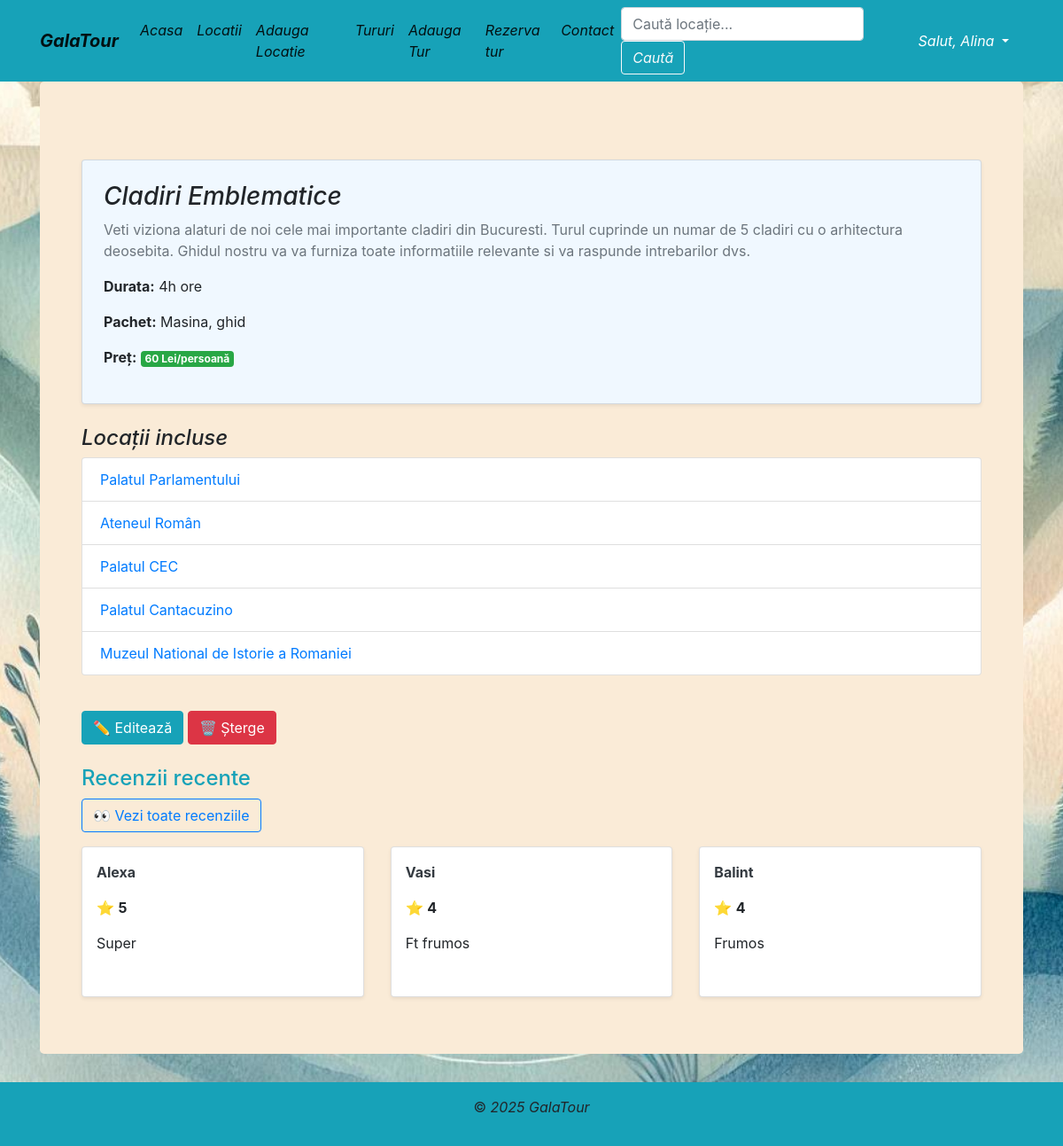
The page /tururi/2/ (signed in) on the database its author committed.
### locatii/models.py (models this page shows, shortened)
class Tur(models.Model):
    class Meta:
        verbose_name_plural = 'Tururi'
    OPTIUNI_TIP_TUR = [
            ('predefinit', 'Predefinit'),
            ('personalizat', 'Personalizat')
        ]
    nume = CharField(max_length=128, blank=True, null=True)
    descriere = TextField(blank=True, null=True)
    locatii = ManyToManyField(Locatie, related_name='tururi')
    type = CharField(max_length=40, choices=OPTIUNI_TIP_TUR, default='predefinit' )
    durata= CharField(max_length=128, blank=True, null=True)
    pret = PositiveIntegerField(blank=False, null=False, default=1)
    pachet = TextField(blank=True, null=True)
    imagine_tur = ImageField(upload_to='imagini', blank=True, null=True)

class Locatie(models.Model):
    class Meta:
        verbose_name_plural = 'Locatii'
    nume = CharField(max_length=128)
    descriere = TextField(blank=True, null=True)
    oras = ForeignKey(Oras, on_delete=CASCADE, related_name='locatii')
    judet = ForeignKey(Judet, on_delete=CASCADE, related_name='locatii')
    imagine_locatie = ImageField(upload_to='imagini', blank=True, null=True)

class Recenzie(models.Model):
    class Meta:
        verbose_name_plural = 'Recenzii'
    scor = IntegerField()
    comentariu = CharField(max_length=250, blank=True, null=True)
    tur = ForeignKey(Tur, on_delete=CASCADE, related_name='recenzii')
    user = ForeignKey(User, on_delete=CASCADE, related_name='recenzii')
    creata = DateTimeField(auto_now_add=True)

### locatii/views.py (the view)
# urls.py: path('tururi/<int:tur_id>/', views.detalii_tur, name='detalii_tur'),
def detalii_tur(request, tur_id):
    tur = get_object_or_404(Tur, id=tur_id)
    locatii = tur.locatii.all()
    recenzii = Recenzie.objects.filter(tur=tur).order_by('-id')[:3]
    user_deja_recenzat = False
    if request.user.is_authenticated:
        user_deja_recenzat = Recenzie.objects.filter(tur=tur, user=request.user).exists()
    return render(request, 'detalii_tur.html', {
        'tur': tur,
        'locatii': locatii,
        'user_deja_recenzat': user_deja_recenzat,
        'recenzii': recenzii
    })

### locatii/templates/detalii_tur.html (shortened to what this page needs)
<!DOCTYPE html>
<html lang="en">
<head>
</head>
<body>
    {% extends 'base.html' %}
    {% block content %}
    <div class="container mt-4">
    <div class="card shadow-sm p-4" style="background-color: aliceblue">
        <h3><i>{{ tur.nume }}</i></h3>
        <p class="text-muted">{{ tur.descriere }}</p>
        <p><strong>Durata:</strong> {{ tur.durata }} ore</p>
        <p><strong>Pachet:</strong> {{ tur.pachet }}</p>
        <p><strong>Preț:</strong> <span class="badge badge-success">{{ tur.pret }} Lei/persoană</span></p>
    </div>
    </div>
    <div class="container mt-4">
        <h4><i>Locații incluse</i></h4>
    <ul class="list-group">
        {% for locatie in locatii %}
            <li class="list-group-item">
                <a href="{% url 'detalii_locatie' locatie.id %}" class="text-primary ">
                    {{ locatie.nume }}
                </a>
            </li>
        {% endfor %}
    </ul>
</div>
    {% if user.is_authenticated and user.groups.all.0.name == "angajati" %}
   <div class="container mt-3">
       <br>
        <a href="{% url 'editeaza_tur' tur.id %}" class="btn btn-info">✏️ Editează</a>
        <form method="post" action="{% url 'sterge_tur' tur.id %}" class="d-inline">
            <button type="submit" class="btn btn-danger" onclick="return confirm('Sigur vrei să ștergi acest tur?');">
                🗑️ Șterge
            </button>
        </form>
    </div>
{% endif %}
<div class="container mt-4">
    <h4 class="text-info">Recenzii recente</h4>
    <a href="{% url 'afiseaza_recenzii' tur.id %}" class="btn btn-outline-primary mb-3">👀 Vezi toate recenziile</a>
    {% if recenzii %}
        <div class="row">
            {% for recenzie in recenzii %}
                <div class="col-md-4 col-sm-6">
                    <div class="card p-3 mb-3 shadow-sm h-100">
                        <p class="font-weight-bold text-dark">{{ recenzie.user.username }}</p>
                        <p>⭐ <strong>{{ recenzie.scor }}</strong></p>
                        <p>{{ recenzie.comentariu }}</p>
                    </div>
                </div>
            {% endfor %}
        </div>
    {% else %}
        <p class="text-muted">Nu există recenzii pentru acest tur încă.</p>
    {% endif %}
</div>
    {% endblock %}

### locatii/templates/base.html (shortened to what this page needs)
{% load static %}
<html {% if LANGUAGE_CODE %}lang="{{ LANGUAGE_CODE }}" {% endif %}>
<head>
    <link rel="stylesheet" href="https://stackpath.bootstrapcdn.com/bootstrap/4.2.1/css/bootstrap.min.css"
>
    <link rel="stylesheet" href="{% static 'index.css' %}">
</head>
<body>
<div class="wrapper">
    <nav class="navbar navbar-expand-lg navbar-light bg-info">
        <div class="container fixed">
            <a class="navbar-brand" href="/"><i><b>GalaTour</b></i></a>
            <div class="collapse navbar-collapse" id="navbarNavAltMarkup">
                <div class="navbar-nav">
                    <a class="nav-item nav-link active" href="/">
                        <i>Acasa</i>
                    </a>
                    <a class="nav-item nav-link active" href="{% url 'lista_locatie' %}">
                        <i>Locatii</i>
                    </a>
                    {% if request.user.is_authenticated and request.user.groups.all.0.name == "angajati" %}
                     <a class="nav-item nav-link active" href="{% url 'adauga_locatie' %}">
                        <i>Adauga Locatie</i>
                    {% endif %}
                    </a>
                    <a class="nav-item nav-link active" href="{% url 'lista_tur' %}">
                        <i>Tururi</i>
                    </a>
                    {% if request.user.is_authenticated and request.user.groups.all.0.name == "angajati" %}
                    <a class="nav-item nav-link active" href="{% url 'adauga_tur' %}">
                        <i>Adauga Tur</i>
                    {% endif %}
                    </a>
                    {% if user.is_authenticated %}
                    <a class="nav-item nav-link active" href="{% url 'creeaza_rezervare' %}">
                        <i>Rezerva tur</i>
                    {% endif %}
                    </a>
                    <a class="nav-item nav-link active" href="{% url 'contact' %}"><i>Contact</i></a>
                </div>
            </div>
    <form class="form-inline my-2 my-lg-0" method="GET" action="{% url 'cautare' %}">
        <input class="form-control mr-sm-2 " type="search" name="query" placeholder="Caută locație..." aria-label="Search">
        <button class="btn btn-outline-light my-2 my-sm-0" type="submit"><i>Caută</i></button>
    </form>
<div class="nav-item dropdown">
            <div class="nav-item dropdown">
            {% if user.is_authenticated %}
            <a class="nav-link dropdown-toggle text-white" href="#" data-toggle="dropdown">
                <i> Salut, {{user.username}}</i>
            </a>
            {% endif %}
            </div>
        </div>
        </div>
    </nav>
    <div class="content">
        <div class="container">
            <div class="jumbotron">
                {% block content %}{% endblock %}
            </div>
        </div>
    </div>
    <footer >
        <p>&copy;<i> 2025 GalaTour</i></p>
    </footer>
</div>
</body>
</html>

### locatii/static/index.css (style rules this page uses)
.jumbotron { min-height: 100vh; background-color: antiquewhite; }
body { background-image: url('/static/imagini/tourism_background_aliceblue.jpg'); background-size: cover; background-position: center; background-repeat: no-repeat; background-attachment: fixed; }

### locatii/templates/base.html (style rules this page uses)
html, body { height: 100%; }
.wrapper { min-height: 100%; display: flex; flex-direction: column; }
.content { flex: 1; }
footer { background-color: #17a2b8; text-align: center; padding: 1rem 0; }

### rows shown on the page
Tur: nume "Cladiri Emblematice", descriere "Veti viziona alaturi de noi cele mai importante cladiri din Bucuresti. Turul cuprinde un numar de 5 cladiri cu o arhitectura deosebita. Ghidul nostru va va furniza toate informatiile relevante si va raspunde intrebarilor dvs.", durata "4h", pachet "Masina, ghid", pret "60"
Locatie: nume "Palatul Parlamentului"
Locatie: nume "Ateneul Român"
Locatie: nume "Palatul CEC"
Locatie: nume "Palatul Cantacuzino"
Locatie: nume "Muzeul National de Istorie a Romaniei"
Recenzie: user.username "Alexa", scor "5", comentariu "Super"
Recenzie: user.username "Vasi", scor "4", comentariu "Ft frumos"
Recenzie: user.username "Balint", scor "4", comentariu "Frumos"

### other values the page prints
{{ user.username }} "Alina"
